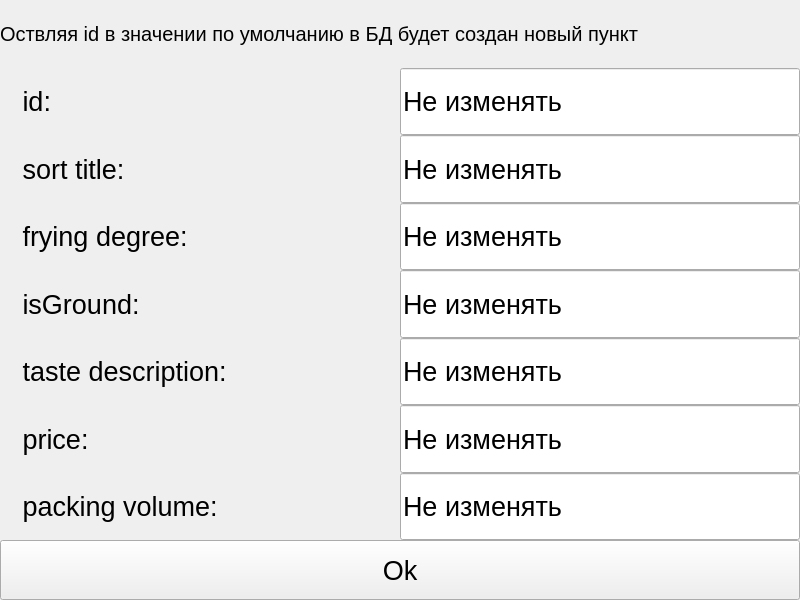
<?xml version="1.0" encoding="UTF-8"?>
<ui version="4.0">
 <class>MainWindow</class>
 <widget class="QMainWindow" name="MainWindow">
  <property name="geometry">
   <rect>
    <x>0</x>
    <y>0</y>
    <width>800</width>
    <height>600</height>
   </rect>
  </property>
  <property name="windowTitle">
   <string>MainWindow</string>
  </property>
  <widget class="QWidget" name="centralwidget">
   <layout class="QHBoxLayout" name="horizontalLayout">
    <property name="spacing">
     <number>0</number>
    </property>
    <property name="leftMargin">
     <number>0</number>
    </property>
    <property name="topMargin">
     <number>0</number>
    </property>
    <property name="rightMargin">
     <number>0</number>
    </property>
    <property name="bottomMargin">
     <number>0</number>
    </property>
    <item>
     <layout class="QGridLayout" name="gridLayout">
      <item row="6" column="2">
       <widget class="QLineEdit" name="price_line_edit">
        <property name="sizePolicy">
         <sizepolicy hsizetype="Minimum" vsizetype="Minimum">
          <horstretch>0</horstretch>
          <verstretch>0</verstretch>
         </sizepolicy>
        </property>
        <property name="font">
         <font>
          <pointsize>20</pointsize>
         </font>
        </property>
        <property name="text">
         <string>Не изменять</string>
        </property>
       </widget>
      </item>
      <item row="4" column="2">
       <widget class="QLineEdit" name="isGround_line_edit">
        <property name="sizePolicy">
         <sizepolicy hsizetype="Minimum" vsizetype="Minimum">
          <horstretch>0</horstretch>
          <verstretch>0</verstretch>
         </sizepolicy>
        </property>
        <property name="font">
         <font>
          <pointsize>20</pointsize>
         </font>
        </property>
        <property name="text">
         <string>Не изменять</string>
        </property>
       </widget>
      </item>
      <item row="2" column="1">
       <widget class="QLabel" name="label_2">
        <property name="sizePolicy">
         <sizepolicy hsizetype="Minimum" vsizetype="Minimum">
          <horstretch>0</horstretch>
          <verstretch>0</verstretch>
         </sizepolicy>
        </property>
        <property name="font">
         <font>
          <pointsize>20</pointsize>
         </font>
        </property>
        <property name="text">
         <string>   sort title:</string>
        </property>
       </widget>
      </item>
      <item row="3" column="1">
       <widget class="QLabel" name="label_3">
        <property name="sizePolicy">
         <sizepolicy hsizetype="Minimum" vsizetype="Minimum">
          <horstretch>0</horstretch>
          <verstretch>0</verstretch>
         </sizepolicy>
        </property>
        <property name="font">
         <font>
          <pointsize>20</pointsize>
         </font>
        </property>
        <property name="text">
         <string>   frying degree:</string>
        </property>
       </widget>
      </item>
      <item row="7" column="2">
       <widget class="QLineEdit" name="packing_volume_line_edit">
        <property name="sizePolicy">
         <sizepolicy hsizetype="Minimum" vsizetype="Minimum">
          <horstretch>0</horstretch>
          <verstretch>0</verstretch>
         </sizepolicy>
        </property>
        <property name="font">
         <font>
          <pointsize>20</pointsize>
         </font>
        </property>
        <property name="text">
         <string>Не изменять</string>
        </property>
       </widget>
      </item>
      <item row="4" column="1">
       <widget class="QLabel" name="label_4">
        <property name="sizePolicy">
         <sizepolicy hsizetype="Minimum" vsizetype="Minimum">
          <horstretch>0</horstretch>
          <verstretch>0</verstretch>
         </sizepolicy>
        </property>
        <property name="font">
         <font>
          <pointsize>20</pointsize>
         </font>
        </property>
        <property name="text">
         <string>   isGround:</string>
        </property>
       </widget>
      </item>
      <item row="5" column="2">
       <widget class="QLineEdit" name="taste_description_line_edit">
        <property name="sizePolicy">
         <sizepolicy hsizetype="Minimum" vsizetype="Minimum">
          <horstretch>0</horstretch>
          <verstretch>0</verstretch>
         </sizepolicy>
        </property>
        <property name="font">
         <font>
          <pointsize>20</pointsize>
         </font>
        </property>
        <property name="text">
         <string>Не изменять</string>
        </property>
       </widget>
      </item>
      <item row="7" column="1">
       <widget class="QLabel" name="label_7">
        <property name="sizePolicy">
         <sizepolicy hsizetype="Minimum" vsizetype="Minimum">
          <horstretch>0</horstretch>
          <verstretch>0</verstretch>
         </sizepolicy>
        </property>
        <property name="font">
         <font>
          <pointsize>20</pointsize>
         </font>
        </property>
        <property name="text">
         <string>   packing volume:</string>
        </property>
       </widget>
      </item>
      <item row="2" column="2">
       <widget class="QLineEdit" name="sort_title_line_edit">
        <property name="sizePolicy">
         <sizepolicy hsizetype="Minimum" vsizetype="Minimum">
          <horstretch>0</horstretch>
          <verstretch>0</verstretch>
         </sizepolicy>
        </property>
        <property name="font">
         <font>
          <pointsize>20</pointsize>
         </font>
        </property>
        <property name="text">
         <string>Не изменять</string>
        </property>
       </widget>
      </item>
      <item row="1" column="1">
       <widget class="QLabel" name="label">
        <property name="sizePolicy">
         <sizepolicy hsizetype="Minimum" vsizetype="Minimum">
          <horstretch>0</horstretch>
          <verstretch>0</verstretch>
         </sizepolicy>
        </property>
        <property name="font">
         <font>
          <pointsize>20</pointsize>
         </font>
        </property>
        <property name="text">
         <string>   id:</string>
        </property>
       </widget>
      </item>
      <item row="6" column="1">
       <widget class="QLabel" name="label_6">
        <property name="sizePolicy">
         <sizepolicy hsizetype="Minimum" vsizetype="Minimum">
          <horstretch>0</horstretch>
          <verstretch>0</verstretch>
         </sizepolicy>
        </property>
        <property name="font">
         <font>
          <pointsize>20</pointsize>
         </font>
        </property>
        <property name="text">
         <string>   price:</string>
        </property>
       </widget>
      </item>
      <item row="5" column="1">
       <widget class="QLabel" name="label_5">
        <property name="sizePolicy">
         <sizepolicy hsizetype="Minimum" vsizetype="Minimum">
          <horstretch>0</horstretch>
          <verstretch>0</verstretch>
         </sizepolicy>
        </property>
        <property name="font">
         <font>
          <pointsize>20</pointsize>
         </font>
        </property>
        <property name="text">
         <string>   taste description:</string>
        </property>
       </widget>
      </item>
      <item row="0" column="1" colspan="2">
       <widget class="QLabel" name="label_8">
        <property name="font">
         <font>
          <pointsize>15</pointsize>
         </font>
        </property>
        <property name="styleSheet">
         <string notr="true"/>
        </property>
        <property name="text">
         <string>Оствляя id в значении по умолчанию в БД будет создан новый пункт</string>
        </property>
       </widget>
      </item>
      <item row="3" column="2">
       <widget class="QLineEdit" name="frying_degree_line_edit">
        <property name="sizePolicy">
         <sizepolicy hsizetype="Minimum" vsizetype="Minimum">
          <horstretch>0</horstretch>
          <verstretch>0</verstretch>
         </sizepolicy>
        </property>
        <property name="font">
         <font>
          <pointsize>20</pointsize>
         </font>
        </property>
        <property name="text">
         <string>Не изменять</string>
        </property>
       </widget>
      </item>
      <item row="1" column="2">
       <widget class="QLineEdit" name="id_line_edit">
        <property name="sizePolicy">
         <sizepolicy hsizetype="Minimum" vsizetype="Minimum">
          <horstretch>0</horstretch>
          <verstretch>0</verstretch>
         </sizepolicy>
        </property>
        <property name="font">
         <font>
          <pointsize>20</pointsize>
         </font>
        </property>
        <property name="text">
         <string>Не изменять</string>
        </property>
       </widget>
      </item>
      <item row="8" column="1" colspan="2">
       <widget class="QPushButton" name="ok_btn">
        <property name="minimumSize">
         <size>
          <width>0</width>
          <height>60</height>
         </size>
        </property>
        <property name="font">
         <font>
          <pointsize>20</pointsize>
         </font>
        </property>
        <property name="styleSheet">
         <string notr="true"/>
        </property>
        <property name="text">
         <string>Ok</string>
        </property>
       </widget>
      </item>
     </layout>
    </item>
   </layout>
  </widget>
 </widget>
 <resources/>
 <connections/>
</ui>
